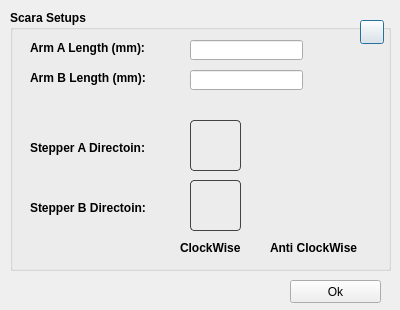
<?xml version="1.0" encoding="UTF-8"?>
<ui version="4.0">
 <class>Dialog</class>
 <widget class="QDialog" name="Dialog">
  <property name="geometry">
   <rect>
    <x>0</x>
    <y>0</y>
    <width>400</width>
    <height>310</height>
   </rect>
  </property>
  <property name="font">
   <font>
    <family>Arial</family>
   </font>
  </property>
  <property name="windowTitle">
   <string>Dialog</string>
  </property>
  <widget class="QGroupBox" name="groupBox">
   <property name="geometry">
    <rect>
     <x>10</x>
     <y>10</y>
     <width>381</width>
     <height>261</height>
    </rect>
   </property>
   <property name="font">
    <font>
     <weight>75</weight>
     <bold>true</bold>
    </font>
   </property>
   <property name="title">
    <string>Scara Setups</string>
   </property>
   <widget class="QLabel" name="label">
    <property name="geometry">
     <rect>
      <x>20</x>
      <y>30</y>
      <width>131</width>
      <height>16</height>
     </rect>
    </property>
    <property name="text">
     <string>Arm A Length (mm):</string>
    </property>
   </widget>
   <widget class="QLabel" name="label_2">
    <property name="geometry">
     <rect>
      <x>20</x>
      <y>60</y>
      <width>131</width>
      <height>16</height>
     </rect>
    </property>
    <property name="text">
     <string>Arm B Length (mm):</string>
    </property>
   </widget>
   <widget class="QLineEdit" name="lineArm0">
    <property name="geometry">
     <rect>
      <x>180</x>
      <y>30</y>
      <width>113</width>
      <height>20</height>
     </rect>
    </property>
   </widget>
   <widget class="QLineEdit" name="lineArm1">
    <property name="geometry">
     <rect>
      <x>180</x>
      <y>60</y>
      <width>113</width>
      <height>20</height>
     </rect>
    </property>
   </widget>
   <widget class="QLabel" name="label_3">
    <property name="geometry">
     <rect>
      <x>20</x>
      <y>130</y>
      <width>131</width>
      <height>16</height>
     </rect>
    </property>
    <property name="text">
     <string>Stepper A Directoin:</string>
    </property>
   </widget>
   <widget class="QLabel" name="label_4">
    <property name="geometry">
     <rect>
      <x>20</x>
      <y>190</y>
      <width>131</width>
      <height>16</height>
     </rect>
    </property>
    <property name="text">
     <string>Stepper B Directoin:</string>
    </property>
   </widget>
   <widget class="QLabel" name="motoA_CK">
    <property name="geometry">
     <rect>
      <x>180</x>
      <y>110</y>
      <width>51</width>
      <height>51</height>
     </rect>
    </property>
    <property name="styleSheet">
     <string notr="true">     border: 1px solid rgb(67,67,67);
     border-radius: 4px;</string>
    </property>
    <property name="pixmap">
     <pixmap resource="../../images.qrc">:/images/stepping_motor-clockwise.png</pixmap>
    </property>
   </widget>
   <widget class="QLabel" name="motoB_CK">
    <property name="geometry">
     <rect>
      <x>180</x>
      <y>170</y>
      <width>51</width>
      <height>51</height>
     </rect>
    </property>
    <property name="styleSheet">
     <string notr="true">     border: 1px solid rgb(67,67,67);
     border-radius: 4px;</string>
    </property>
    <property name="pixmap">
     <pixmap resource="../../images.qrc">:/images/stepping_motor-clockwise.png</pixmap>
    </property>
   </widget>
   <widget class="QLabel" name="motoA_CCK">
    <property name="geometry">
     <rect>
      <x>270</x>
      <y>110</y>
      <width>51</width>
      <height>51</height>
     </rect>
    </property>
    <property name="pixmap">
     <pixmap resource="../../images.qrc">:/images/stepping_motor-anticlockwise.png</pixmap>
    </property>
   </widget>
   <widget class="QLabel" name="motoB_CCK">
    <property name="geometry">
     <rect>
      <x>270</x>
      <y>170</y>
      <width>51</width>
      <height>51</height>
     </rect>
    </property>
    <property name="pixmap">
     <pixmap resource="../../images.qrc">:/images/stepping_motor-anticlockwise.png</pixmap>
    </property>
   </widget>
   <widget class="QPushButton" name="pushButton">
    <property name="geometry">
     <rect>
      <x>350</x>
      <y>10</y>
      <width>24</width>
      <height>24</height>
     </rect>
    </property>
    <property name="styleSheet">
     <string notr="true"> QPushButton {
	border-image: url(:/images/help-icon.png) 0;
 }

 QPushButton:hover {
	border-image: url(:/images/help-icon-hover.png) 0;
 }

 QPushButton:pressed  {
	border-image: url(:/images/help-icon-click.png) 0;
 }
</string>
    </property>
    <property name="text">
     <string/>
    </property>
   </widget>
   <widget class="QLabel" name="label_5">
    <property name="geometry">
     <rect>
      <x>170</x>
      <y>230</y>
      <width>71</width>
      <height>16</height>
     </rect>
    </property>
    <property name="text">
     <string>ClockWise</string>
    </property>
   </widget>
   <widget class="QLabel" name="label_6">
    <property name="geometry">
     <rect>
      <x>260</x>
      <y>230</y>
      <width>91</width>
      <height>16</height>
     </rect>
    </property>
    <property name="text">
     <string>Anti ClockWise</string>
    </property>
   </widget>
  </widget>
  <widget class="QPushButton" name="btnOk">
   <property name="geometry">
    <rect>
     <x>290</x>
     <y>280</y>
     <width>91</width>
     <height>23</height>
    </rect>
   </property>
   <property name="text">
    <string>Ok</string>
   </property>
  </widget>
 </widget>
 <resources>
  <include location="../../images.qrc"/>
  <include location="images.qrc"/>
 </resources>
 <connections/>
</ui>
